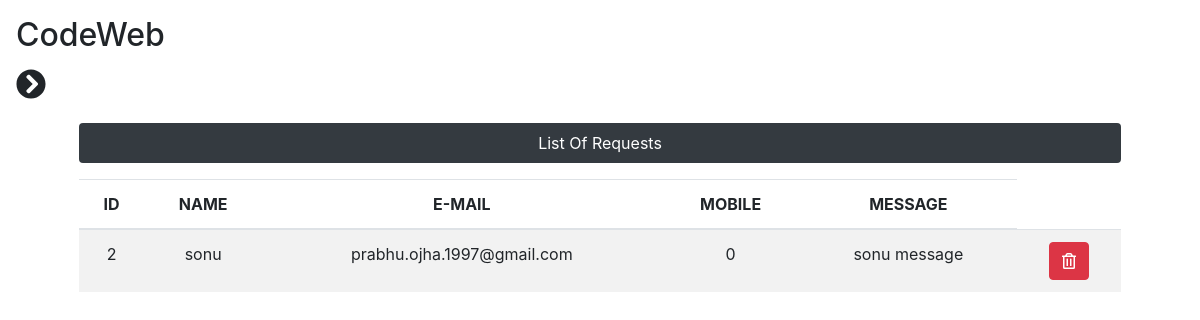
The app's page /admin/dashboard.php (signed in) with its own data.
### tables this page shows
CREATE TABLE `contact` (
  `id` int(255) NOT NULL,
  `name` varchar(100) NOT NULL,
  `email` varchar(100) NOT NULL,
  `mobile` bigint(20) NOT NULL,
  `message` text NOT NULL
);

### admin/dashboard.php (the view, shortened to what this page needs)
<?php include('includs/header.php'); ?>
<div class="col-sm-12">
	<div class=" mx-5 my-3 text-center">
		<p class="bg-dark text-white text-center rounded py-2">List Of Requests</p>
		<?php
		$sql = "SELECT * FROM contact";
		$result = $conn->query($sql);
		if ($result->num_rows > 0) {
			echo '<table class="table table-striped">';
			echo '<thead>';
			echo '<tr>';
			echo '<th scope="col">ID</th>';
			echo '<th scope="col">NAME</th>';
			echo '<th scope="col">E-MAIL</th>';
			echo '<th scope="col">MOBILE</th>';
			echo '<th scope="col">MESSAGE</th>';
			echo '</tr>';
			echo '</thead>';
			while ($row = $result->fetch_assoc()) {
				echo '<tbody>';
				echo '<tr>';
				echo '<td>' . $row['id'] . '</td>';
				echo '<td>' . $row['name'] . '</td>';
				echo '<td>' . $row['email'] . '</td>';
				echo '<td>' . $row['mobile'] . '</td>';
				echo '<td>' . $row['message'] . '</td>';
				echo '<td>';
				echo '<form action="" method="post">';
				echo '<button type="submit" name="Delete" class="btn btn-danger"><i class="far fa-trash-alt"></i></button>';
				echo '</form>';
				echo '</td>';
				echo '</tr>';
				echo '</tbody>';
			}
			echo '</table>';
		} else {
			echo "0 result";
		}
		?>
	</div>
</div>
<?php include('includs/footer.php'); ?>

### records on screen
contact: id "2", name "sonu", email "prabhu.ojha.1997@gmail.com", mobile "0", message "sonu message"
